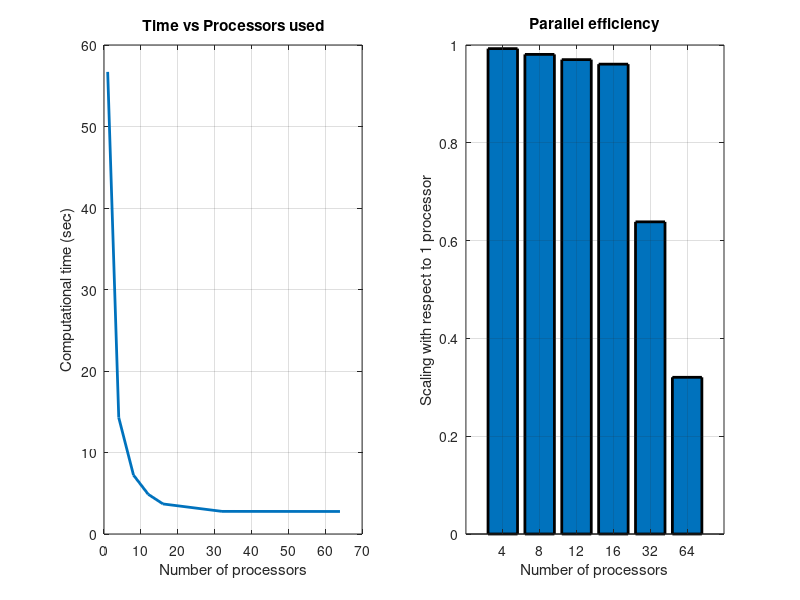
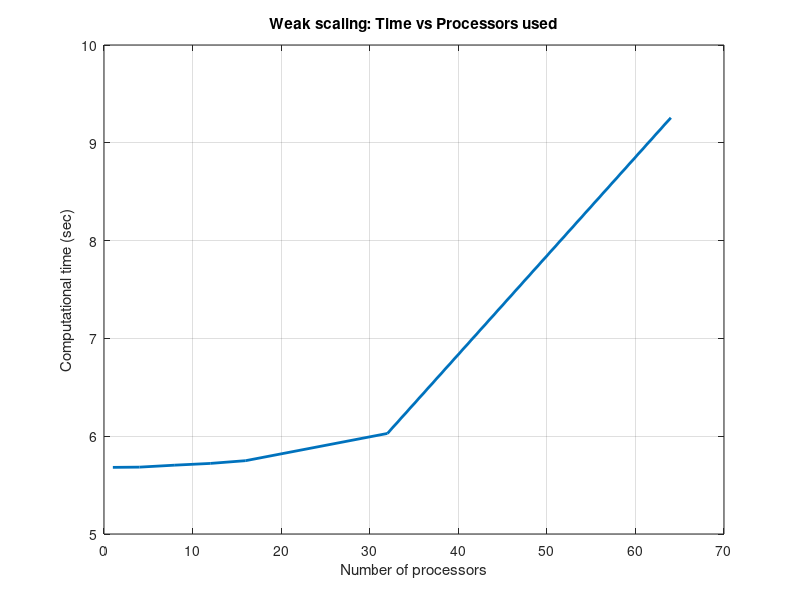

These figures' MATLAB source, in order: (Note: this script raises an error after producing the figures.)


procs = [1,4,8,12,16,32,64];

% strong scaling time with different number of processors 1, 2, 4, 8, 12(4008), 16, 32, 64(4032)
str_scal = [56.702305, 14.281268, 7.226491, 4.870897, 3.688307, 2.775795, 2.764656];
str_par_eff = str_scal(1)./(str_scal.*procs);





% weak scaling time with:
% p = 1 - n = 4000 - k = 100  sqrt(1) = 1 
% p = 4 - n = 8000 - k = 100  sqrt(4) = 2 
% p = 8 - n = 11312 - k = 100  sqrt(8) = 2.828 = 4000*sqrt(8)-mod(4000*sqrt(8),8)           |
% p = 12 - n = 13848 - k = 100  sqrt(12) = 3.464 = (4000*sqrt(12)-mod(4000*sqrt(12),12))    |    adjustment in order for p to be
% p = 16 - n = 16000 - k = 100  sqrt(16) = 4                                                |	a perfect divisor of n
% p = 32 - n = 22624 - k = 100  sqrt(32) = 5.656 = (4000*sqrt(32)-mod(4000*sqrt(32),32))    |
% p = 64 - n = 32000 - k = 100  sqrt(64) = 8 

weak_scal = [5.681354, 5.683748, 5.703939, 5.721666, 5.749904, 6.028132, 9.256683];
weak_par_eff = weak_scal./weak_scal(1)




% Strong scaling analysys plot
figure();
subplot(1,2,1);
plot(procs, str_scal,"LineWidth",2);
grid on
xlabel("Number of processors")
ylabel("Computational time (sec)")
title("Time vs Processors used")

subplot(1,2,2)
bar([1,2,3,4,5,6], str_par_eff(2:7),"LineWidth",2);
grid on
xlabel("Number of processors")
ylabel("Scaling with respect to 1 processor")
title("Parallel efficiency")
xticks([1 2 3 4 5 6])
xticklabels({'4','8','12','16','32','64'})




figure();
plot(procs, weak_scal,"LineWidth",2)
grid on 
xlabel("Number of processors")
ylabel("Computational time (sec)")
title("Weak scaling: Time vs Processors used")
xline(1)
xline(4)
xline(8)
xline(12)
xline(16)
xline(32)
xline(64)
